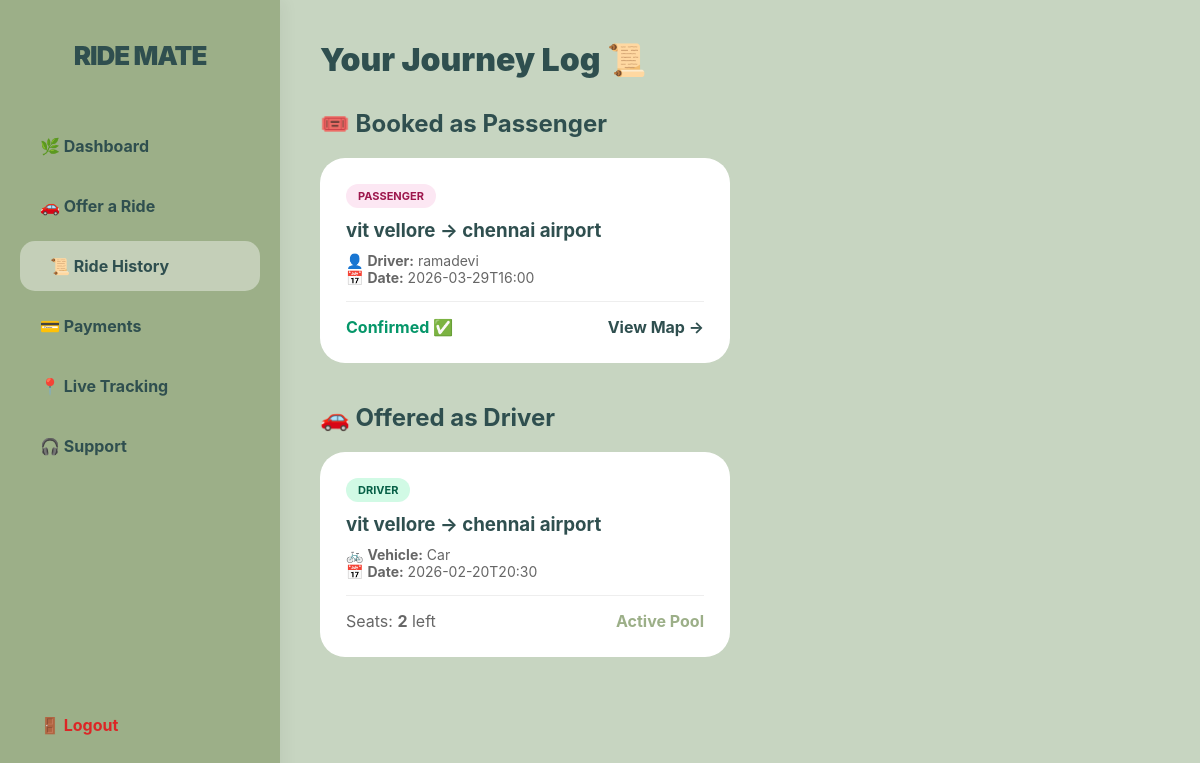
/ride_history (signed in), run on the app's committed database.
### app.py (models this page shows)
class Ride(db.Model):
    id = db.Column(db.Integer, primary_key=True)
    driver_id = db.Column(db.Integer, db.ForeignKey('user.id'), nullable=False)
    vehicle_type = db.Column(db.String(50), nullable=False)
    route_from = db.Column(db.String(100), nullable=False)
    route_to = db.Column(db.String(100), nullable=False)
    departure_time = db.Column(db.String(50), nullable=False)
    seats_available = db.Column(db.Integer, nullable=False)
    women_only = db.Column(db.Boolean, default=False)
    helmet_status = db.Column(db.String(50), default="N/A")

class User(db.Model):
    id = db.Column(db.Integer, primary_key=True)
    name = db.Column(db.String(100), nullable=False)
    email = db.Column(db.String(120), unique=True, nullable=False)
    password = db.Column(db.String(200), nullable=False)
    gender = db.Column(db.String(20))
    emergency_contact = db.Column(db.String(20))

### app.py (the view)
@app.route('/ride_history')
def ride_history():
    if 'user_id' not in session: return redirect('/login')
    offered = Ride.query.filter_by(driver_id=session['user_id']).all()
    booked = db.session.query(Ride, User, Booking.id).select_from(Booking)\
    .join(Ride, Booking.ride_id == Ride.id)\
    .join(User, Ride.driver_id == User.id)\
    .filter(Booking.passenger_id == session['user_id']).all()
    return render_template('ride_history.html', offered_rides=offered, booked_rides=booked)

### templates/ride_history.html (shortened to what this page needs)
<!DOCTYPE html>
<html>
<head>
    <link rel="stylesheet" href="{{ url_for('static', filename='style.css') }}">
</head>
<body>
    <div class="sidebar-wrapper">
        <h2>RIDE MATE</h2>
        <a href="/dashboard">🌿 Dashboard</a>
        <a href="/offer_ride">🚗 Offer a Ride</a>
        <a href="/ride_history" class="active">📜 Ride History</a>
        <a href="/manage_payments">💳 Payments</a>
        <a href="/live_tracking/1">📍 Live Tracking</a>
        <a href="/support">🎧 Support</a>
        <a href="/logout" style="margin-top: auto; color: #dc2626 !important;">🚪 Logout</a>
    </div>
    <div class="main-content">
        <h1 style="color: var(--primary-main); font-weight: 900; margin-bottom: 30px;">Your Journey Log 📜</h1>
        <h2 style="color: var(--primary-main); font-size: 1.5rem; margin-bottom: 20px;">🎟️ Booked as Passenger</h2>
        <div style="display: grid; grid-template-columns: repeat(auto-fill, minmax(350px, 1fr)); gap: 20px; margin-bottom: 40px;">
            {% for ride, driver, b_id in booked_rides %}
            <div class="glass-card" style="margin: 0; background: white !important;">
                <span class="history-badge badge-passenger">Passenger</span>
                <h3 style="margin: 15px 0 10px 0; color: var(--deep-sage);">{{ ride.route_from }} → {{ ride.route_to }}</h3>
                <p style="font-size: 14px; color: #666;">👤 <b>Driver:</b> {{ driver.name }}</p>
                <p style="font-size: 14px; color: #666;">📅 <b>Date:</b> {{ ride.departure_time }}</p>
                <div style="margin-top: 15px; padding-top: 15px; border-top: 1px solid #eee; display: flex; justify-content: space-between; align-items: center;">
                    <span style="color: #059669; font-weight: bold;">Confirmed ✅</span>
                    <a href="/live_tracking/{{ ride.id }}" style="color: var(--primary-main); font-weight: bold; text-decoration: none;">View Map →</a>
                </div>
            </div>
            {% else %}
            <p style="opacity: 0.6; color: var(--deep-sage);">You haven't booked any rides yet.</p>
            {% endfor %}
        </div>
        <h2 style="color: var(--primary-main); font-size: 1.5rem; margin-bottom: 20px;">🚗 Offered as Driver</h2>
        <div style="display: grid; grid-template-columns: repeat(auto-fill, minmax(350px, 1fr)); gap: 20px;">
            {% for ride in offered_rides %}
            <div class="glass-card" style="margin: 0; background: white !important;">
                <span class="history-badge badge-driver">Driver</span>
                <h3 style="margin: 15px 0 10px 0; color: var(--deep-sage);">{{ ride.route_from }} → {{ ride.route_to }}</h3>
                <p style="font-size: 14px; color: #666;">🚲 <b>Vehicle:</b> {{ ride.vehicle_type }}</p>
                <p style="font-size: 14px; color: #666;">📅 <b>Date:</b> {{ ride.departure_time }}</p>
                <div style="margin-top: 15px; padding-top: 15px; border-top: 1px solid #eee; display: flex; justify-content: space-between; align-items: center;">
                    <span style="color: #666;">Seats: <b>{{ ride.seats_available }}</b> left</span>
                    <span style="color: var(--mid-sage); font-weight: bold;">Active Pool</span>
                </div>
            </div>
            {% else %}
            <p style="opacity: 0.6; color: var(--deep-sage);">You haven't offered any rides yet.</p>
            {% endfor %}
        </div>
    </div>
</body>
</html>

### static/style.css (style rules this page uses)
:root { --women-pink-bg: #fdf2f4; --women-pink-accent: #e5989b; --women-pink-dark: #b56576; --women-pink-glass: rgba(253, 242, 244, 0.7); }
* { margin: 0; padding: 0; box-sizing: border-box; font-family: "Inter", "Segoe UI", sans-serif; }
body { background: var(--bg); }

### data on the page
Ride: route_from "vit vellore", route_to "chennai airport", name "ramadevi", departure_time "2026-03-29T16:00"
Ride: route_from "vit vellore", route_to "chennai airport", vehicle_type "Car", departure_time "2026-02-20T20:30", seats_available "2"
